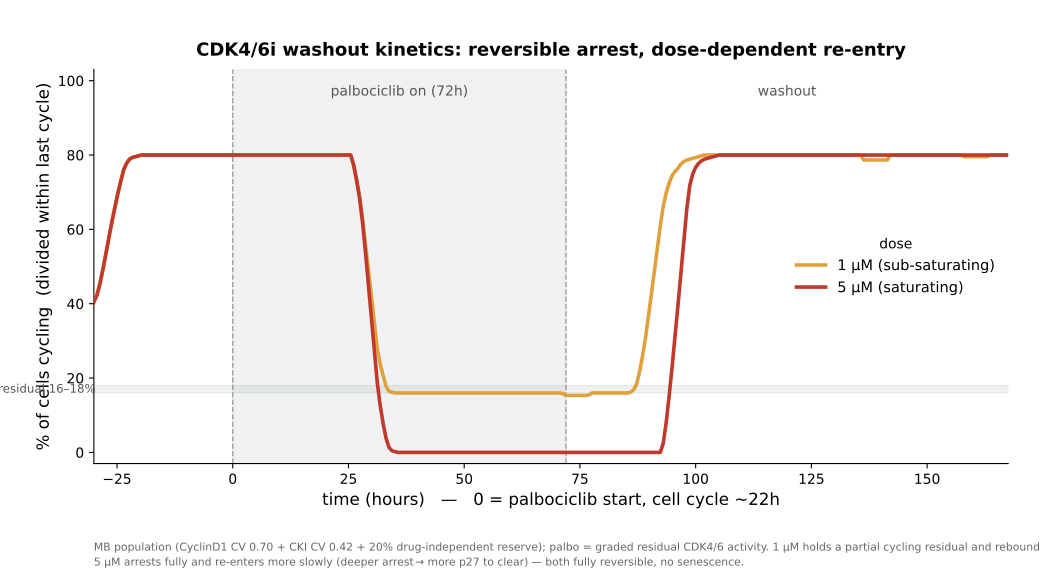

Recreate this plot in Python.
"""Figure: CDK4/6i WASHOUT kinetics in MB. 72h palbociclib -> washout, tracking the cycling fraction over time.
Reads cdk46i_washout_results.json (sim_cdk46i_washout.py). Reproduces JP's reversibility: 1 µM (sub-saturating)
holds a ~16-18% cycling residual and rebounds fast; 5 µM (saturating) arrests fully and re-enters more slowly --
both fully reversible. Run: ./venv/bin/python simulations/fig_cdk46i_washout.py"""
import os, json
import numpy as np
import matplotlib
matplotlib.use('Agg')
import matplotlib.pyplot as plt

HERE = os.path.dirname(os.path.abspath(__file__))
R = json.load(open(os.path.join(HERE, 'cdk46i_washout_results.json')))
t = np.array(R['time_h']); palbo_h = R['palbo_h']
COL = {'1 µM (sub-saturating)': '#e0a13c', '5 µM (saturating)': '#c0392b'}

fig, ax = plt.subplots(figsize=(10.4, 5.8))
fig.subplots_adjust(left=0.09, right=0.97, top=0.88, bottom=0.20)

ax.axvspan(0, palbo_h, color='#9aa4ad', alpha=0.16, zorder=0)
ax.text(palbo_h / 2, 96, 'palbociclib on (72h)', ha='center', fontsize=10, color='#555')
ax.text(palbo_h + (t[-1] - palbo_h) / 2, 96, 'washout', ha='center', fontsize=10, color='#555')
ax.axvline(0, color='#555', ls='--', lw=1, alpha=0.5); ax.axvline(palbo_h, color='#555', ls='--', lw=1, alpha=0.5)

for label, frac in R['doses'].items():
    ax.plot(t, frac, '-', color=COL.get(label, '#333'), lw=2.6, label=label, zorder=3)
ax.axhspan(16, 18, color='#7f8c8d', alpha=0.12, zorder=0)
ax.text(t[0] + 2, 17, "JP: 1 µM residual 16–18%", fontsize=8.5, color='#555', va='center')

ax.set_xlabel('time (hours)   —   0 = palbociclib start, cell cycle ~22h', fontsize=12)
ax.set_ylabel('% of cells cycling  (divided within last cycle)', fontsize=12)
ax.set_xlim(-30, t[-1]); ax.set_ylim(-3, 103)
for s in ('top', 'right'): ax.spines[s].set_visible(False)
ax.set_title('CDK4/6i washout kinetics: reversible arrest, dose-dependent re-entry',
             fontsize=13, fontweight='bold', pad=10)
ax.legend(loc='center right', fontsize=10.5, frameon=False, title='dose')

foot = ('MB population (CyclinD1 CV 0.70 + CKI CV 0.42 + 20% drug-independent reserve); palbo = graded residual '
        'CDK4/6 activity. 1 µM holds a partial cycling residual and rebounds within ~24h;\n5 µM arrests fully and '
        're-enters more slowly (deeper arrest → more p27 to clear) — both fully reversible, no senescence.')
fig.text(0.09, 0.02, foot, fontsize=7.8, color='#666', va='bottom', linespacing=1.5)
out = os.path.join(HERE, 'fig_cdk46i_washout.png')
fig.savefig(out, dpi=150)
fig.savefig(out.replace('.png', '.pdf'))
for label, frac in R['doses'].items():
    f = np.array(frac)
    print(f"  {label}: baseline {np.mean(f[t<0]):.0f}% -> palbo plateau {np.mean(f[(t>palbo_h*0.5)&(t<palbo_h)]):.0f}% -> +24h {np.interp(palbo_h+24,t,f):.0f}%")
print('->', out)
